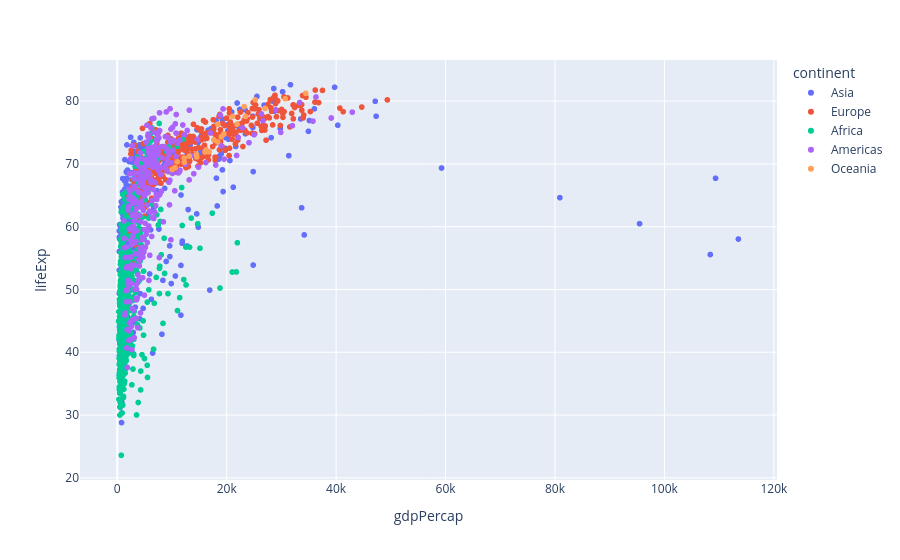

The notebook cell this image was saved under:
### Code cell
df_ = px.data.gapminder()
fig = px.scatter(df_, x="gdpPercap", y="lifeExp", color="continent", hover_name="country")
fig.update_layout(title_font_size=20, xaxis_title="gdpPercap", yaxis_title="lifeExp")
fig.show()

### Figure 1 — Plotly figure (JSON) as saved in the notebook; plotly's stock layout.template omitted (floating-point values rounded to 4 significant figures; data arrays with more than 128 entries replaced by an {"elided": "..."} marker saying what was removed)
{"data": [{"hovertemplate": "<b>%{hovertext}</b><br><br>continent=Asia<br>gdpPercap=%{x}<br>lifeExp=%{y}<extra></extra>", "hovertext": {"elided": "396 str values"}, "legendgroup": "Asia", "marker": {"color": "#636efa", "symbol": "circle"}, "mode": "markers", "name": "Asia", "showlegend": true, "type": "scattergl", "x": {"elided": "396 float values"}, "xaxis": "x", "y": {"elided": "396 float values"}, "yaxis": "y"}, {"hovertemplate": "<b>%{hovertext}</b><br><br>continent=Europe<br>gdpPercap=%{x}<br>lifeExp=%{y}<extra></extra>", "hovertext": {"elided": "360 str values"}, "legendgroup": "Europe", "marker": {"color": "#EF553B", "symbol": "circle"}, "mode": "markers", "name": "Europe", "showlegend": true, "type": "scattergl", "x": {"elided": "360 float values"}, "xaxis": "x", "y": {"elided": "360 float values"}, "yaxis": "y"}, {"hovertemplate": "<b>%{hovertext}</b><br><br>continent=Africa<br>gdpPercap=%{x}<br>lifeExp=%{y}<extra></extra>", "hovertext": {"elided": "624 str values"}, "legendgroup": "Africa", "marker": {"color": "#00cc96", "symbol": "circle"}, "mode": "markers", "name": "Africa", "showlegend": true, "type": "scattergl", "x": {"elided": "624 float values"}, "xaxis": "x", "y": {"elided": "624 float values"}, "yaxis": "y"}, {"hovertemplate": "<b>%{hovertext}</b><br><br>continent=Americas<br>gdpPercap=%{x}<br>lifeExp=%{y}<extra></extra>", "hovertext": {"elided": "300 str values"}, "legendgroup": "Americas", "marker": {"color": "#ab63fa", "symbol": "circle"}, "mode": "markers", "name": "Americas", "showlegend": true, "type": "scattergl", "x": {"elided": "300 float values"}, "xaxis": "x", "y": {"elided": "300 float values"}, "yaxis": "y"}, {"hovertemplate": "<b>%{hovertext}</b><br><br>continent=Oceania<br>gdpPercap=%{x}<br>lifeExp=%{y}<extra></extra>", "hovertext": ["Australia", "Australia", "Australia", "Australia", "Australia", "Australia", "Australia", "Australia", "Australia", "Australia", "Australia", "Australia", "New Zealand", "New Zealand", "New Zealand", "New Zealand", "New Zealand", "New Zealand", "New Zealand", "New Zealand", "New Zealand", "New Zealand", "New Zealand", "New Zealand"], "legendgroup": "Oceania", "marker": {"color": "#FFA15A", "symbol": "circle"}, "mode": "markers", "name": "Oceania", "showlegend": true, "type": "scattergl", "x": [10040.0, 10950.0, 12220.0, 14530.0, 16790.0, 18330.0, 19480.0, 21890.0, 23420.0, 27000.0, 30690.0, 34440.0, 10560.0, 12250.0, 13180.0, 14460.0, 16050.0, 16230.0, 17630.0, 19010.0, 18360.0, 21050.0, 23190.0, 25190.0], "xaxis": "x", "y": [69.12, 70.33, 70.93, 71.1, 71.93, 73.49, 74.74, 76.32, 77.56, 78.83, 80.37, 81.23, 69.39, 70.26, 71.24, 71.52, 71.89, 72.22, 73.84, 74.32, 76.33, 77.55, 79.11, 80.2], "yaxis": "y"}], "layout": {"legend": {"title": {"text": "continent"}, "tracegroupgap": 0}, "margin": {"t": 60}, "title": {"font": {"size": 20}}, "xaxis": {"anchor": "y", "domain": [0, 1], "title": {"text": "gdpPercap"}}, "yaxis": {"anchor": "x", "domain": [0, 1], "title": {"text": "lifeExp"}}}}
